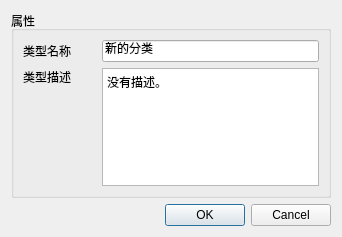
<?xml version="1.0" encoding="UTF-8"?>
<ui version="4.0">
 <class>W_FCTClassify</class>
 <widget class="QDialog" name="W_FCTClassify">
  <property name="geometry">
   <rect>
    <x>0</x>
    <y>0</y>
    <width>342</width>
    <height>237</height>
   </rect>
  </property>
  <property name="windowTitle">
   <string>类型</string>
  </property>
  <layout class="QVBoxLayout" name="verticalLayout" stretch="1,0">
   <item>
    <widget class="QGroupBox" name="groupBox">
     <property name="title">
      <string>属性</string>
     </property>
     <layout class="QGridLayout" name="gridLayout" columnstretch="1,3">
      <item row="1" column="0">
       <widget class="QLabel" name="label_4">
        <property name="text">
         <string>类型描述</string>
        </property>
        <property name="alignment">
         <set>Qt::AlignLeading|Qt::AlignLeft|Qt::AlignTop</set>
        </property>
       </widget>
      </item>
      <item row="0" column="1">
       <widget class="QLineEdit" name="lineEdit_tagName">
        <property name="text">
         <string>新的分类</string>
        </property>
        <property name="placeholderText">
         <string>在此填写类型的名称</string>
        </property>
       </widget>
      </item>
      <item row="0" column="0">
       <widget class="QLabel" name="label_5">
        <property name="text">
         <string>类型名称</string>
        </property>
       </widget>
      </item>
      <item row="1" column="1">
       <widget class="QPlainTextEdit" name="plainTextEdit">
        <property name="plainText">
         <string>没有描述。</string>
        </property>
        <property name="placeholderText">
         <string>在此填写类型的描述</string>
        </property>
       </widget>
      </item>
     </layout>
    </widget>
   </item>
   <item>
    <widget class="QDialogButtonBox" name="buttonBox">
     <property name="orientation">
      <enum>Qt::Horizontal</enum>
     </property>
     <property name="standardButtons">
      <set>QDialogButtonBox::Cancel|QDialogButtonBox::Ok</set>
     </property>
    </widget>
   </item>
  </layout>
 </widget>
 <resources/>
 <connections>
  <connection>
   <sender>buttonBox</sender>
   <signal>rejected()</signal>
   <receiver>W_FCTClassify</receiver>
   <slot>reject()</slot>
   <hints>
    <hint type="sourcelabel">
     <x>327</x>
     <y>477</y>
    </hint>
    <hint type="destinationlabel">
     <x>286</x>
     <y>274</y>
    </hint>
   </hints>
  </connection>
 </connections>
</ui>
